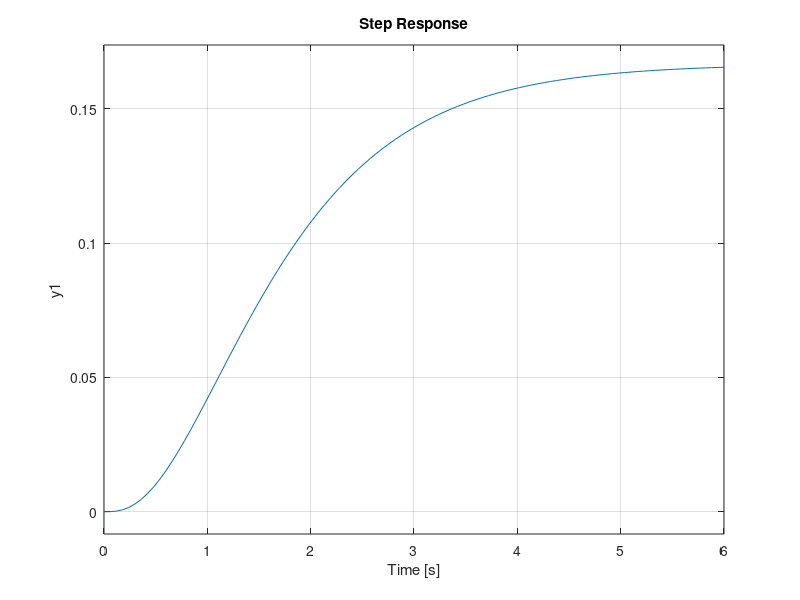

Here is the MATLAB script that generated this plot:
% HOMEWORK_1 
% Alim Satria Fi'i Wijaya Kusuma

num = [1];
denum = [1 12 20 0];
sys = tf(num, denum)
[A, B, C, D] = tf2ss(num, denum)
pole = [-3, -2, -1]
K = place(A,B,pole)

Af = A-B*K; T=ss(Af,B,C,D); T=tf(T);
step(T);